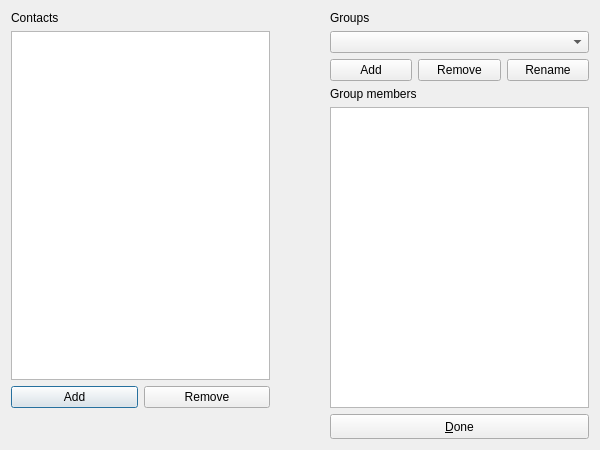
<?xml version="1.0" encoding="UTF-8"?>
<ui version="4.0">
 <class>contactWindow</class>
 <widget class="QDialog" name="contactWindow">
  <property name="geometry">
   <rect>
    <x>0</x>
    <y>0</y>
    <width>600</width>
    <height>450</height>
   </rect>
  </property>
  <property name="windowTitle">
   <string>Manage contacts and groups</string>
  </property>
  <layout class="QGridLayout" name="gridLayout_3">
   <item row="0" column="0" rowspan="2">
    <layout class="QGridLayout" name="gridLayout">
     <item row="0" column="0" colspan="2">
      <widget class="QLabel" name="label">
       <property name="text">
        <string>Contacts</string>
       </property>
      </widget>
     </item>
     <item row="2" column="0">
      <widget class="QPushButton" name="pb_contactAdd">
       <property name="sizePolicy">
        <sizepolicy hsizetype="Expanding" vsizetype="Fixed">
         <horstretch>0</horstretch>
         <verstretch>0</verstretch>
        </sizepolicy>
       </property>
       <property name="text">
        <string>Add</string>
       </property>
       <property name="icon">
        <iconset resource="resources/resources.qrc">
         <normaloff>:/icons/list-add.png</normaloff>:/icons/list-add.png</iconset>
       </property>
      </widget>
     </item>
     <item row="2" column="1">
      <widget class="QPushButton" name="pb_contactRemove">
       <property name="sizePolicy">
        <sizepolicy hsizetype="Expanding" vsizetype="Fixed">
         <horstretch>0</horstretch>
         <verstretch>0</verstretch>
        </sizepolicy>
       </property>
       <property name="text">
        <string>Remove</string>
       </property>
       <property name="icon">
        <iconset resource="resources/resources.qrc">
         <normaloff>:/icons/list-remove.png</normaloff>:/icons/list-remove.png</iconset>
       </property>
      </widget>
     </item>
     <item row="1" column="0" colspan="2">
      <widget class="QListWidget" name="lw_contacts">
       <property name="minimumSize">
        <size>
         <width>235</width>
         <height>0</height>
        </size>
       </property>
      </widget>
     </item>
    </layout>
   </item>
   <item row="0" column="3" rowspan="2">
    <layout class="QGridLayout" name="gridLayout_2">
     <item row="1" column="0" colspan="3">
      <widget class="QComboBox" name="cb_groups"/>
     </item>
     <item row="2" column="0">
      <widget class="QPushButton" name="pb_groupAdd">
       <property name="sizePolicy">
        <sizepolicy hsizetype="Expanding" vsizetype="Fixed">
         <horstretch>0</horstretch>
         <verstretch>0</verstretch>
        </sizepolicy>
       </property>
       <property name="text">
        <string>Add</string>
       </property>
       <property name="icon">
        <iconset resource="resources/resources.qrc">
         <normaloff>:/icons/list-add.png</normaloff>:/icons/list-add.png</iconset>
       </property>
      </widget>
     </item>
     <item row="2" column="1">
      <widget class="QPushButton" name="pb_groupRemove">
       <property name="sizePolicy">
        <sizepolicy hsizetype="Expanding" vsizetype="Fixed">
         <horstretch>0</horstretch>
         <verstretch>0</verstretch>
        </sizepolicy>
       </property>
       <property name="text">
        <string>Remove</string>
       </property>
       <property name="icon">
        <iconset resource="resources/resources.qrc">
         <normaloff>:/icons/list-remove.png</normaloff>:/icons/list-remove.png</iconset>
       </property>
      </widget>
     </item>
     <item row="3" column="0" colspan="3">
      <widget class="QLabel" name="label_6">
       <property name="text">
        <string>Group members</string>
       </property>
      </widget>
     </item>
     <item row="0" column="0" colspan="3">
      <widget class="QLabel" name="label_2">
       <property name="text">
        <string>Groups</string>
       </property>
      </widget>
     </item>
     <item row="4" column="0" colspan="3">
      <widget class="QListWidget" name="lw_members"/>
     </item>
     <item row="2" column="2">
      <widget class="QPushButton" name="pb_groupRename">
       <property name="sizePolicy">
        <sizepolicy hsizetype="Expanding" vsizetype="Fixed">
         <horstretch>0</horstretch>
         <verstretch>0</verstretch>
        </sizepolicy>
       </property>
       <property name="text">
        <string>Rename</string>
       </property>
       <property name="icon">
        <iconset resource="resources/resources.qrc">
         <normaloff>:/icons/view-pim-contacts.png</normaloff>:/icons/view-pim-contacts.png</iconset>
       </property>
      </widget>
     </item>
    </layout>
   </item>
   <item row="2" column="3">
    <widget class="QPushButton" name="pb_done">
     <property name="minimumSize">
      <size>
       <width>0</width>
       <height>25</height>
      </size>
     </property>
     <property name="text">
      <string>&amp;Done</string>
     </property>
     <property name="icon">
      <iconset resource="resources/resources.qrc">
       <normaloff>:/icons/dialog-ok.png</normaloff>:/icons/dialog-ok.png</iconset>
     </property>
    </widget>
   </item>
   <item row="0" column="1" rowspan="2" colspan="2">
    <layout class="QVBoxLayout" name="verticalLayout">
     <property name="sizeConstraint">
      <enum>QLayout::SetDefaultConstraint</enum>
     </property>
     <item>
      <spacer name="verticalSpacer">
       <property name="orientation">
        <enum>Qt::Vertical</enum>
       </property>
       <property name="sizeType">
        <enum>QSizePolicy::Fixed</enum>
       </property>
       <property name="sizeHint" stdset="0">
        <size>
         <width>20</width>
         <height>90</height>
        </size>
       </property>
      </spacer>
     </item>
     <item>
      <widget class="QPushButton" name="pb_memberAdd">
       <property name="minimumSize">
        <size>
         <width>48</width>
         <height>48</height>
        </size>
       </property>
       <property name="maximumSize">
        <size>
         <width>48</width>
         <height>48</height>
        </size>
       </property>
       <property name="toolTip">
        <string>Add contact to group</string>
       </property>
       <property name="text">
        <string/>
       </property>
       <property name="icon">
        <iconset resource="resources/resources.qrc">
         <normaloff>:/icons/arrow-right.png</normaloff>:/icons/arrow-right.png</iconset>
       </property>
       <property name="iconSize">
        <size>
         <width>48</width>
         <height>48</height>
        </size>
       </property>
       <property name="flat">
        <bool>true</bool>
       </property>
      </widget>
     </item>
     <item>
      <widget class="QPushButton" name="pb_memberRemove">
       <property name="minimumSize">
        <size>
         <width>48</width>
         <height>48</height>
        </size>
       </property>
       <property name="maximumSize">
        <size>
         <width>48</width>
         <height>48</height>
        </size>
       </property>
       <property name="toolTip">
        <string>Remove from group</string>
       </property>
       <property name="text">
        <string/>
       </property>
       <property name="icon">
        <iconset resource="resources/resources.qrc">
         <normaloff>:/icons/arrow-left.png</normaloff>:/icons/arrow-left.png</iconset>
       </property>
       <property name="iconSize">
        <size>
         <width>48</width>
         <height>48</height>
        </size>
       </property>
       <property name="flat">
        <bool>true</bool>
       </property>
      </widget>
     </item>
    </layout>
   </item>
  </layout>
 </widget>
 <tabstops>
  <tabstop>lw_contacts</tabstop>
  <tabstop>pb_contactAdd</tabstop>
  <tabstop>pb_contactRemove</tabstop>
  <tabstop>pb_memberAdd</tabstop>
  <tabstop>pb_memberRemove</tabstop>
  <tabstop>cb_groups</tabstop>
  <tabstop>pb_groupAdd</tabstop>
  <tabstop>pb_groupRemove</tabstop>
  <tabstop>pb_groupRename</tabstop>
  <tabstop>lw_members</tabstop>
  <tabstop>pb_done</tabstop>
 </tabstops>
 <resources>
  <include location="resources/resources.qrc"/>
  <include location="resources/resources.qrc"/>
 </resources>
 <connections/>
</ui>
